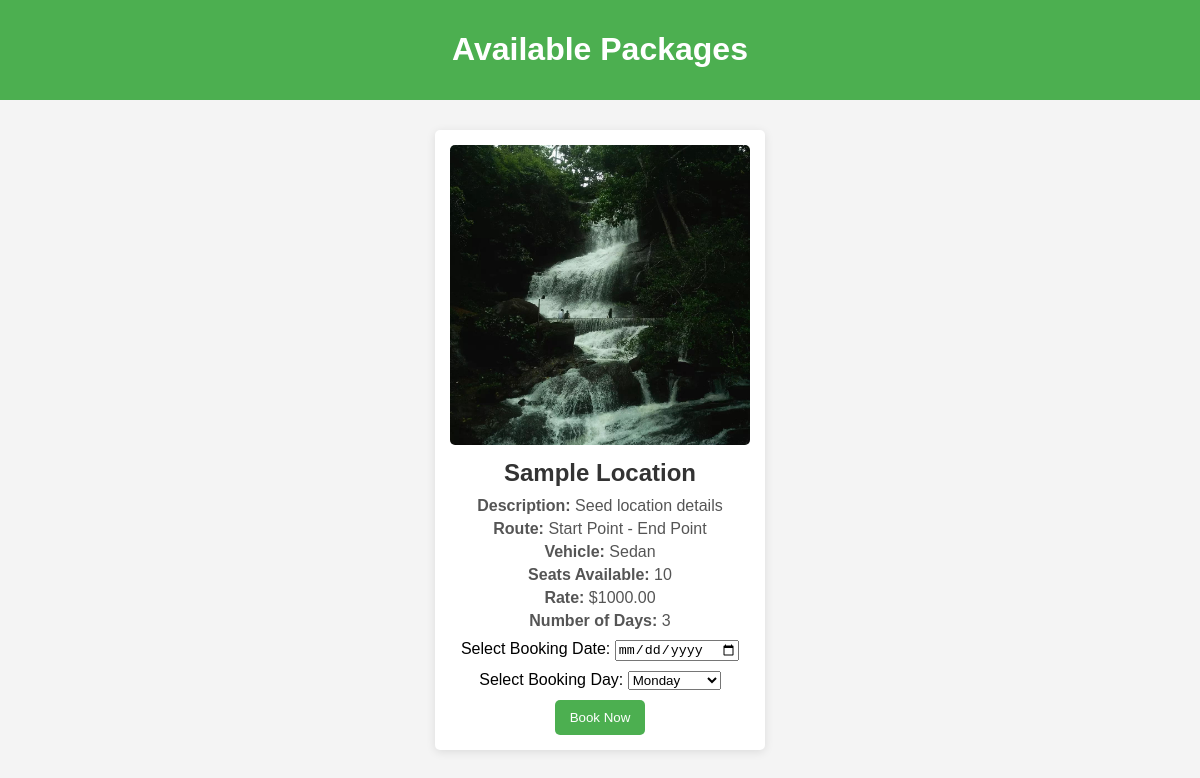
/customer/book_package.php (signed in), run on the app's committed database.
### tables this page shows
CREATE TABLE `tbl_assign` (
  `as_id` INT UNSIGNED NOT NULL AUTO_INCREMENT,
  `v_id` INT UNSIGNED NOT NULL,
  `r_id` INT UNSIGNED NOT NULL,
  `l_id` INT UNSIGNED NOT NULL,
  `seats` INT NOT NULL,
  `rate` DECIMAL(10,2) NOT NULL,
  `number_of_days` INT NOT NULL DEFAULT 1,
  `pack_img` VARCHAR(255) NOT NULL,
  `created_at` TIMESTAMP NOT NULL DEFAULT CURRENT_TIMESTAMP,
  PRIMARY KEY (`as_id`),
  KEY `idx_assign_vehicle` (`v_id`),
  KEY `idx_assign_route` (`r_id`),
  KEY `idx_assign_location` (`l_id`),
  CONSTRAINT `fk_assign_vehicle`
    FOREIGN KEY (`v_id`) REFERENCES `tbl_vehicle` (`v_id`)
    ON UPDATE CASCADE
    ON DELETE RESTRICT,
  CONSTRAINT `fk_assign_route`
    FOREIGN KEY (`r_id`) REFERENCES `tbl_routes` (`r_id`)
    ON UPDATE CASCADE
    ON DELETE RESTRICT,
  CONSTRAINT `fk_assign_location`
    FOREIGN KEY (`l_id`) REFERENCES `tbl_location` (`l_id`)
    ON UPDATE CASCADE
    ON DELETE RESTRICT
);

CREATE TABLE `tbl_location` (
  `l_id` INT UNSIGNED NOT NULL AUTO_INCREMENT,
  `c_id` INT UNSIGNED NOT NULL,
  `l_name` VARCHAR(150) NOT NULL,
  `l_details` TEXT NULL,
  PRIMARY KEY (`l_id`),
  KEY `idx_location_country` (`c_id`),
  CONSTRAINT `fk_location_country`
    FOREIGN KEY (`c_id`) REFERENCES `tbl_country` (`c_id`)
    ON UPDATE CASCADE
    ON DELETE RESTRICT
);

CREATE TABLE `tbl_routes` (
  `r_id` INT UNSIGNED NOT NULL AUTO_INCREMENT,
  `r_start` VARCHAR(150) NOT NULL,
  `r_end` VARCHAR(150) NOT NULL,
  PRIMARY KEY (`r_id`)
);

CREATE TABLE `tbl_vehicle` (
  `v_id` INT UNSIGNED NOT NULL AUTO_INCREMENT,
  `v_name` VARCHAR(150) NOT NULL,
  `v_description` TEXT NULL,
  `cat_id` INT UNSIGNED NULL,
  PRIMARY KEY (`v_id`),
  KEY `idx_vehicle_category` (`cat_id`),
  CONSTRAINT `fk_vehicle_category`
    FOREIGN KEY (`cat_id`) REFERENCES `tbl_category` (`cat_id`)
    ON UPDATE CASCADE
    ON DELETE SET NULL
);

### customer/book_package.php (the view, shortened to what this page needs)
<?php
include '../includes/functions.php';
$query = "SELECT a.as_id, a.pack_img, a.seats, a.rate, a.number_of_days, v.v_name, r.r_start, r.r_end, l.l_name, l.l_details
          FROM tbl_assign a
          JOIN tbl_vehicle v ON a.v_id = v.v_id
          JOIN tbl_routes r ON a.r_id = r.r_id
          JOIN tbl_location l ON a.l_id = l.l_id";
$result = $conn->query($query);
?>
<!DOCTYPE html>
<html lang="en">
<head>
</head>
<body>
<header>
    <h1>Available Packages</h1>
</header>
<main>
    <div class="container">
        <?php if ($result->num_rows > 0): ?>
            <?php while ($row = $result->fetch_assoc()): ?>
                <div class="package-card">
                    <img src="../uploads/<?php echo htmlspecialchars($row['pack_img']); ?>" alt="Package Image">
                    <div class="package-details">
                        <h3><?php echo htmlspecialchars($row['l_name']); ?></h3>
                        <p><strong>Description:</strong> <?php echo htmlspecialchars($row['l_details']); ?></p>
                        <p><strong>Route:</strong> <?php echo htmlspecialchars($row['r_start']) . " - " . htmlspecialchars($row['r_end']); ?></p>
                        <p><strong>Vehicle:</strong> <?php echo htmlspecialchars($row['v_name']); ?></p>
                        <p><strong>Seats Available:</strong> <?php echo htmlspecialchars($row['seats']); ?></p>
                        <p><strong>Rate:</strong> $<?php echo htmlspecialchars($row['rate']); ?></p>
                        <p><strong>Number of Days:</strong> <?php echo htmlspecialchars($row['number_of_days']); ?></p>
                        <form method="POST" action="">
                            <div class="date-picker">
                                <label for="booking_date">Select Booking Date:</label>
                                <input type="date" name="booking_date" required>
                            </div>
                            <div class="date-picker">
                                <label for="booking_day">Select Booking Day:</label>
                                <select name="booking_day" required>
                                    <option value="Monday">Monday</option>
                                </select>
                            </div>
                            <button type="submit" class="book-button">Book Now</button>
                        </form>
                    </div>
                </div>
            <?php endwhile; ?>
        <?php else: ?>
            <p>No packages available at the moment.</p>
        <?php endif; ?>
    </div>
</main>
</body>
</html>

### customer/book_package.php (style rules this page uses)
body { font-family: Arial, sans-serif; margin: 0; padding: 0; background-color: #f4f4f4; }
header { background-color: #4CAF50; color: white; padding: 10px 0; text-align: center; }
.container { display: flex; flex-wrap: wrap; justify-content: center; padding: 20px; }
.package-card { background-color: white; border-radius: 5px; box-shadow: 0 2px 10px rgba(0, 0, 0, 0.1); margin: 10px; padding: 15px; width: 300px; text-align: center; transition: transform 0.3s; }
.package-card img { max-width: 100%; border-radius: 5px; height: 300px; width:300px; }
.package-details h3 { margin: 10px 0; font-size: 1.5em; color: #333; }
.package-details p { margin: 5px 0; color: #555; }
.book-button { background-color: #4CAF50; color: white; border: none; padding: 10px 15px; border-radius: 5px; cursor: pointer; transition: background-color 0.3s; }
.date-picker { margin: 10px 0; }

### data on the page
tbl_assign: pack_img (picture), l.l_name "Sample Location", l.l_details "Seed location details", r.r_start "Start Point", r.r_end "End Point", v.v_name "Sedan", seats "10", rate "1000.00", number_of_days "3"
